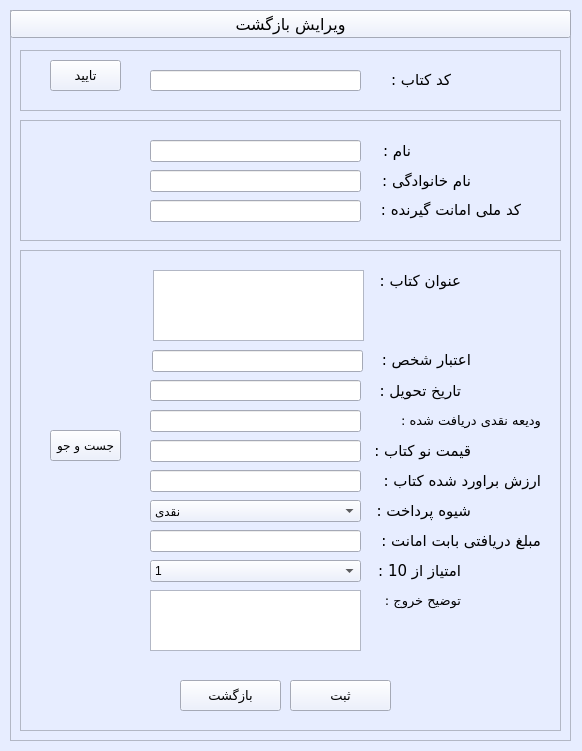
<?xml version="1.0" encoding="UTF-8"?>
<ui version="4.0">
 <class>editereturn</class>
 <widget class="QWidget" name="editereturn">
  <property name="geometry">
   <rect>
    <x>0</x>
    <y>0</y>
    <width>582</width>
    <height>751</height>
   </rect>
  </property>
  <property name="maximumSize">
   <size>
    <width>582</width>
    <height>751</height>
   </size>
  </property>
  <property name="palette">
   <palette>
    <active>
     <colorrole role="WindowText">
      <brush brushstyle="SolidPattern">
       <color alpha="255">
        <red>0</red>
        <green>0</green>
        <blue>0</blue>
       </color>
      </brush>
     </colorrole>
     <colorrole role="Button">
      <brush brushstyle="SolidPattern">
       <color alpha="255">
        <red>231</red>
        <green>237</green>
        <blue>255</blue>
       </color>
      </brush>
     </colorrole>
     <colorrole role="Light">
      <brush brushstyle="SolidPattern">
       <color alpha="255">
        <red>255</red>
        <green>255</green>
        <blue>255</blue>
       </color>
      </brush>
     </colorrole>
     <colorrole role="Midlight">
      <brush brushstyle="SolidPattern">
       <color alpha="255">
        <red>243</red>
        <green>246</green>
        <blue>255</blue>
       </color>
      </brush>
     </colorrole>
     <colorrole role="Dark">
      <brush brushstyle="SolidPattern">
       <color alpha="255">
        <red>115</red>
        <green>118</green>
        <blue>127</blue>
       </color>
      </brush>
     </colorrole>
     <colorrole role="Mid">
      <brush brushstyle="SolidPattern">
       <color alpha="255">
        <red>154</red>
        <green>158</green>
        <blue>170</blue>
       </color>
      </brush>
     </colorrole>
     <colorrole role="Text">
      <brush brushstyle="SolidPattern">
       <color alpha="255">
        <red>0</red>
        <green>0</green>
        <blue>0</blue>
       </color>
      </brush>
     </colorrole>
     <colorrole role="BrightText">
      <brush brushstyle="SolidPattern">
       <color alpha="255">
        <red>255</red>
        <green>255</green>
        <blue>255</blue>
       </color>
      </brush>
     </colorrole>
     <colorrole role="ButtonText">
      <brush brushstyle="SolidPattern">
       <color alpha="255">
        <red>0</red>
        <green>0</green>
        <blue>0</blue>
       </color>
      </brush>
     </colorrole>
     <colorrole role="Base">
      <brush brushstyle="SolidPattern">
       <color alpha="255">
        <red>255</red>
        <green>255</green>
        <blue>255</blue>
       </color>
      </brush>
     </colorrole>
     <colorrole role="Window">
      <brush brushstyle="SolidPattern">
       <color alpha="255">
        <red>231</red>
        <green>237</green>
        <blue>255</blue>
       </color>
      </brush>
     </colorrole>
     <colorrole role="Shadow">
      <brush brushstyle="SolidPattern">
       <color alpha="255">
        <red>0</red>
        <green>0</green>
        <blue>0</blue>
       </color>
      </brush>
     </colorrole>
     <colorrole role="AlternateBase">
      <brush brushstyle="SolidPattern">
       <color alpha="255">
        <red>243</red>
        <green>246</green>
        <blue>255</blue>
       </color>
      </brush>
     </colorrole>
     <colorrole role="ToolTipBase">
      <brush brushstyle="SolidPattern">
       <color alpha="255">
        <red>255</red>
        <green>255</green>
        <blue>220</blue>
       </color>
      </brush>
     </colorrole>
     <colorrole role="ToolTipText">
      <brush brushstyle="SolidPattern">
       <color alpha="255">
        <red>0</red>
        <green>0</green>
        <blue>0</blue>
       </color>
      </brush>
     </colorrole>
    </active>
    <inactive>
     <colorrole role="WindowText">
      <brush brushstyle="SolidPattern">
       <color alpha="255">
        <red>0</red>
        <green>0</green>
        <blue>0</blue>
       </color>
      </brush>
     </colorrole>
     <colorrole role="Button">
      <brush brushstyle="SolidPattern">
       <color alpha="255">
        <red>231</red>
        <green>237</green>
        <blue>255</blue>
       </color>
      </brush>
     </colorrole>
     <colorrole role="Light">
      <brush brushstyle="SolidPattern">
       <color alpha="255">
        <red>255</red>
        <green>255</green>
        <blue>255</blue>
       </color>
      </brush>
     </colorrole>
     <colorrole role="Midlight">
      <brush brushstyle="SolidPattern">
       <color alpha="255">
        <red>243</red>
        <green>246</green>
        <blue>255</blue>
       </color>
      </brush>
     </colorrole>
     <colorrole role="Dark">
      <brush brushstyle="SolidPattern">
       <color alpha="255">
        <red>115</red>
        <green>118</green>
        <blue>127</blue>
       </color>
      </brush>
     </colorrole>
     <colorrole role="Mid">
      <brush brushstyle="SolidPattern">
       <color alpha="255">
        <red>154</red>
        <green>158</green>
        <blue>170</blue>
       </color>
      </brush>
     </colorrole>
     <colorrole role="Text">
      <brush brushstyle="SolidPattern">
       <color alpha="255">
        <red>0</red>
        <green>0</green>
        <blue>0</blue>
       </color>
      </brush>
     </colorrole>
     <colorrole role="BrightText">
      <brush brushstyle="SolidPattern">
       <color alpha="255">
        <red>255</red>
        <green>255</green>
        <blue>255</blue>
       </color>
      </brush>
     </colorrole>
     <colorrole role="ButtonText">
      <brush brushstyle="SolidPattern">
       <color alpha="255">
        <red>0</red>
        <green>0</green>
        <blue>0</blue>
       </color>
      </brush>
     </colorrole>
     <colorrole role="Base">
      <brush brushstyle="SolidPattern">
       <color alpha="255">
        <red>255</red>
        <green>255</green>
        <blue>255</blue>
       </color>
      </brush>
     </colorrole>
     <colorrole role="Window">
      <brush brushstyle="SolidPattern">
       <color alpha="255">
        <red>231</red>
        <green>237</green>
        <blue>255</blue>
       </color>
      </brush>
     </colorrole>
     <colorrole role="Shadow">
      <brush brushstyle="SolidPattern">
       <color alpha="255">
        <red>0</red>
        <green>0</green>
        <blue>0</blue>
       </color>
      </brush>
     </colorrole>
     <colorrole role="AlternateBase">
      <brush brushstyle="SolidPattern">
       <color alpha="255">
        <red>243</red>
        <green>246</green>
        <blue>255</blue>
       </color>
      </brush>
     </colorrole>
     <colorrole role="ToolTipBase">
      <brush brushstyle="SolidPattern">
       <color alpha="255">
        <red>255</red>
        <green>255</green>
        <blue>220</blue>
       </color>
      </brush>
     </colorrole>
     <colorrole role="ToolTipText">
      <brush brushstyle="SolidPattern">
       <color alpha="255">
        <red>0</red>
        <green>0</green>
        <blue>0</blue>
       </color>
      </brush>
     </colorrole>
    </inactive>
    <disabled>
     <colorrole role="WindowText">
      <brush brushstyle="SolidPattern">
       <color alpha="255">
        <red>115</red>
        <green>118</green>
        <blue>127</blue>
       </color>
      </brush>
     </colorrole>
     <colorrole role="Button">
      <brush brushstyle="SolidPattern">
       <color alpha="255">
        <red>231</red>
        <green>237</green>
        <blue>255</blue>
       </color>
      </brush>
     </colorrole>
     <colorrole role="Light">
      <brush brushstyle="SolidPattern">
       <color alpha="255">
        <red>255</red>
        <green>255</green>
        <blue>255</blue>
       </color>
      </brush>
     </colorrole>
     <colorrole role="Midlight">
      <brush brushstyle="SolidPattern">
       <color alpha="255">
        <red>243</red>
        <green>246</green>
        <blue>255</blue>
       </color>
      </brush>
     </colorrole>
     <colorrole role="Dark">
      <brush brushstyle="SolidPattern">
       <color alpha="255">
        <red>115</red>
        <green>118</green>
        <blue>127</blue>
       </color>
      </brush>
     </colorrole>
     <colorrole role="Mid">
      <brush brushstyle="SolidPattern">
       <color alpha="255">
        <red>154</red>
        <green>158</green>
        <blue>170</blue>
       </color>
      </brush>
     </colorrole>
     <colorrole role="Text">
      <brush brushstyle="SolidPattern">
       <color alpha="255">
        <red>115</red>
        <green>118</green>
        <blue>127</blue>
       </color>
      </brush>
     </colorrole>
     <colorrole role="BrightText">
      <brush brushstyle="SolidPattern">
       <color alpha="255">
        <red>255</red>
        <green>255</green>
        <blue>255</blue>
       </color>
      </brush>
     </colorrole>
     <colorrole role="ButtonText">
      <brush brushstyle="SolidPattern">
       <color alpha="255">
        <red>115</red>
        <green>118</green>
        <blue>127</blue>
       </color>
      </brush>
     </colorrole>
     <colorrole role="Base">
      <brush brushstyle="SolidPattern">
       <color alpha="255">
        <red>231</red>
        <green>237</green>
        <blue>255</blue>
       </color>
      </brush>
     </colorrole>
     <colorrole role="Window">
      <brush brushstyle="SolidPattern">
       <color alpha="255">
        <red>231</red>
        <green>237</green>
        <blue>255</blue>
       </color>
      </brush>
     </colorrole>
     <colorrole role="Shadow">
      <brush brushstyle="SolidPattern">
       <color alpha="255">
        <red>0</red>
        <green>0</green>
        <blue>0</blue>
       </color>
      </brush>
     </colorrole>
     <colorrole role="AlternateBase">
      <brush brushstyle="SolidPattern">
       <color alpha="255">
        <red>231</red>
        <green>237</green>
        <blue>255</blue>
       </color>
      </brush>
     </colorrole>
     <colorrole role="ToolTipBase">
      <brush brushstyle="SolidPattern">
       <color alpha="255">
        <red>255</red>
        <green>255</green>
        <blue>220</blue>
       </color>
      </brush>
     </colorrole>
     <colorrole role="ToolTipText">
      <brush brushstyle="SolidPattern">
       <color alpha="255">
        <red>0</red>
        <green>0</green>
        <blue>0</blue>
       </color>
      </brush>
     </colorrole>
    </disabled>
   </palette>
  </property>
  <property name="windowTitle">
   <string>ویرایش بازگشت</string>
  </property>
  <widget class="QFrame" name="main_frame">
   <property name="geometry">
    <rect>
     <x>10</x>
     <y>10</y>
     <width>561</width>
     <height>731</height>
    </rect>
   </property>
   <property name="palette">
    <palette>
     <active>
      <colorrole role="WindowText">
       <brush brushstyle="SolidPattern">
        <color alpha="255">
         <red>0</red>
         <green>0</green>
         <blue>0</blue>
        </color>
       </brush>
      </colorrole>
      <colorrole role="Button">
       <brush brushstyle="SolidPattern">
        <color alpha="255">
         <red>231</red>
         <green>237</green>
         <blue>255</blue>
        </color>
       </brush>
      </colorrole>
      <colorrole role="Light">
       <brush brushstyle="SolidPattern">
        <color alpha="255">
         <red>255</red>
         <green>255</green>
         <blue>255</blue>
        </color>
       </brush>
      </colorrole>
      <colorrole role="Midlight">
       <brush brushstyle="SolidPattern">
        <color alpha="255">
         <red>243</red>
         <green>246</green>
         <blue>255</blue>
        </color>
       </brush>
      </colorrole>
      <colorrole role="Dark">
       <brush brushstyle="SolidPattern">
        <color alpha="255">
         <red>115</red>
         <green>118</green>
         <blue>127</blue>
        </color>
       </brush>
      </colorrole>
      <colorrole role="Mid">
       <brush brushstyle="SolidPattern">
        <color alpha="255">
         <red>154</red>
         <green>158</green>
         <blue>170</blue>
        </color>
       </brush>
      </colorrole>
      <colorrole role="Text">
       <brush brushstyle="SolidPattern">
        <color alpha="255">
         <red>0</red>
         <green>0</green>
         <blue>0</blue>
        </color>
       </brush>
      </colorrole>
      <colorrole role="BrightText">
       <brush brushstyle="SolidPattern">
        <color alpha="255">
         <red>255</red>
         <green>255</green>
         <blue>255</blue>
        </color>
       </brush>
      </colorrole>
      <colorrole role="ButtonText">
       <brush brushstyle="SolidPattern">
        <color alpha="255">
         <red>0</red>
         <green>0</green>
         <blue>0</blue>
        </color>
       </brush>
      </colorrole>
      <colorrole role="Base">
       <brush brushstyle="SolidPattern">
        <color alpha="255">
         <red>255</red>
         <green>255</green>
         <blue>255</blue>
        </color>
       </brush>
      </colorrole>
      <colorrole role="Window">
       <brush brushstyle="SolidPattern">
        <color alpha="255">
         <red>231</red>
         <green>237</green>
         <blue>255</blue>
        </color>
       </brush>
      </colorrole>
      <colorrole role="Shadow">
       <brush brushstyle="SolidPattern">
        <color alpha="255">
         <red>0</red>
         <green>0</green>
         <blue>0</blue>
        </color>
       </brush>
      </colorrole>
      <colorrole role="AlternateBase">
       <brush brushstyle="SolidPattern">
        <color alpha="255">
         <red>243</red>
         <green>246</green>
         <blue>255</blue>
        </color>
       </brush>
      </colorrole>
      <colorrole role="ToolTipBase">
       <brush brushstyle="SolidPattern">
        <color alpha="255">
         <red>255</red>
         <green>255</green>
         <blue>220</blue>
        </color>
       </brush>
      </colorrole>
      <colorrole role="ToolTipText">
       <brush brushstyle="SolidPattern">
        <color alpha="255">
         <red>0</red>
         <green>0</green>
         <blue>0</blue>
        </color>
       </brush>
      </colorrole>
     </active>
     <inactive>
      <colorrole role="WindowText">
       <brush brushstyle="SolidPattern">
        <color alpha="255">
         <red>0</red>
         <green>0</green>
         <blue>0</blue>
        </color>
       </brush>
      </colorrole>
      <colorrole role="Button">
       <brush brushstyle="SolidPattern">
        <color alpha="255">
         <red>231</red>
         <green>237</green>
         <blue>255</blue>
        </color>
       </brush>
      </colorrole>
      <colorrole role="Light">
       <brush brushstyle="SolidPattern">
        <color alpha="255">
         <red>255</red>
         <green>255</green>
         <blue>255</blue>
        </color>
       </brush>
      </colorrole>
      <colorrole role="Midlight">
       <brush brushstyle="SolidPattern">
        <color alpha="255">
         <red>243</red>
         <green>246</green>
         <blue>255</blue>
        </color>
       </brush>
      </colorrole>
      <colorrole role="Dark">
       <brush brushstyle="SolidPattern">
        <color alpha="255">
         <red>115</red>
         <green>118</green>
         <blue>127</blue>
        </color>
       </brush>
      </colorrole>
      <colorrole role="Mid">
       <brush brushstyle="SolidPattern">
        <color alpha="255">
         <red>154</red>
         <green>158</green>
         <blue>170</blue>
        </color>
       </brush>
      </colorrole>
      <colorrole role="Text">
       <brush brushstyle="SolidPattern">
        <color alpha="255">
         <red>0</red>
         <green>0</green>
         <blue>0</blue>
        </color>
       </brush>
      </colorrole>
      <colorrole role="BrightText">
       <brush brushstyle="SolidPattern">
        <color alpha="255">
         <red>255</red>
         <green>255</green>
         <blue>255</blue>
        </color>
       </brush>
      </colorrole>
      <colorrole role="ButtonText">
       <brush brushstyle="SolidPattern">
        <color alpha="255">
         <red>0</red>
         <green>0</green>
         <blue>0</blue>
        </color>
       </brush>
      </colorrole>
      <colorrole role="Base">
       <brush brushstyle="SolidPattern">
        <color alpha="255">
         <red>255</red>
         <green>255</green>
         <blue>255</blue>
        </color>
       </brush>
      </colorrole>
      <colorrole role="Window">
       <brush brushstyle="SolidPattern">
        <color alpha="255">
         <red>231</red>
         <green>237</green>
         <blue>255</blue>
        </color>
       </brush>
      </colorrole>
      <colorrole role="Shadow">
       <brush brushstyle="SolidPattern">
        <color alpha="255">
         <red>0</red>
         <green>0</green>
         <blue>0</blue>
        </color>
       </brush>
      </colorrole>
      <colorrole role="AlternateBase">
       <brush brushstyle="SolidPattern">
        <color alpha="255">
         <red>243</red>
         <green>246</green>
         <blue>255</blue>
        </color>
       </brush>
      </colorrole>
      <colorrole role="ToolTipBase">
       <brush brushstyle="SolidPattern">
        <color alpha="255">
         <red>255</red>
         <green>255</green>
         <blue>220</blue>
        </color>
       </brush>
      </colorrole>
      <colorrole role="ToolTipText">
       <brush brushstyle="SolidPattern">
        <color alpha="255">
         <red>0</red>
         <green>0</green>
         <blue>0</blue>
        </color>
       </brush>
      </colorrole>
     </inactive>
     <disabled>
      <colorrole role="WindowText">
       <brush brushstyle="SolidPattern">
        <color alpha="255">
         <red>115</red>
         <green>118</green>
         <blue>127</blue>
        </color>
       </brush>
      </colorrole>
      <colorrole role="Button">
       <brush brushstyle="SolidPattern">
        <color alpha="255">
         <red>231</red>
         <green>237</green>
         <blue>255</blue>
        </color>
       </brush>
      </colorrole>
      <colorrole role="Light">
       <brush brushstyle="SolidPattern">
        <color alpha="255">
         <red>255</red>
         <green>255</green>
         <blue>255</blue>
        </color>
       </brush>
      </colorrole>
      <colorrole role="Midlight">
       <brush brushstyle="SolidPattern">
        <color alpha="255">
         <red>243</red>
         <green>246</green>
         <blue>255</blue>
        </color>
       </brush>
      </colorrole>
      <colorrole role="Dark">
       <brush brushstyle="SolidPattern">
        <color alpha="255">
         <red>115</red>
         <green>118</green>
         <blue>127</blue>
        </color>
       </brush>
      </colorrole>
      <colorrole role="Mid">
       <brush brushstyle="SolidPattern">
        <color alpha="255">
         <red>154</red>
         <green>158</green>
         <blue>170</blue>
        </color>
       </brush>
      </colorrole>
      <colorrole role="Text">
       <brush brushstyle="SolidPattern">
        <color alpha="255">
         <red>115</red>
         <green>118</green>
         <blue>127</blue>
        </color>
       </brush>
      </colorrole>
      <colorrole role="BrightText">
       <brush brushstyle="SolidPattern">
        <color alpha="255">
         <red>255</red>
         <green>255</green>
         <blue>255</blue>
        </color>
       </brush>
      </colorrole>
      <colorrole role="ButtonText">
       <brush brushstyle="SolidPattern">
        <color alpha="255">
         <red>115</red>
         <green>118</green>
         <blue>127</blue>
        </color>
       </brush>
      </colorrole>
      <colorrole role="Base">
       <brush brushstyle="SolidPattern">
        <color alpha="255">
         <red>231</red>
         <green>237</green>
         <blue>255</blue>
        </color>
       </brush>
      </colorrole>
      <colorrole role="Window">
       <brush brushstyle="SolidPattern">
        <color alpha="255">
         <red>231</red>
         <green>237</green>
         <blue>255</blue>
        </color>
       </brush>
      </colorrole>
      <colorrole role="Shadow">
       <brush brushstyle="SolidPattern">
        <color alpha="255">
         <red>0</red>
         <green>0</green>
         <blue>0</blue>
        </color>
       </brush>
      </colorrole>
      <colorrole role="AlternateBase">
       <brush brushstyle="SolidPattern">
        <color alpha="255">
         <red>231</red>
         <green>237</green>
         <blue>255</blue>
        </color>
       </brush>
      </colorrole>
      <colorrole role="ToolTipBase">
       <brush brushstyle="SolidPattern">
        <color alpha="255">
         <red>255</red>
         <green>255</green>
         <blue>220</blue>
        </color>
       </brush>
      </colorrole>
      <colorrole role="ToolTipText">
       <brush brushstyle="SolidPattern">
        <color alpha="255">
         <red>0</red>
         <green>0</green>
         <blue>0</blue>
        </color>
       </brush>
      </colorrole>
     </disabled>
    </palette>
   </property>
   <property name="frameShape">
    <enum>QFrame::StyledPanel</enum>
   </property>
   <property name="frameShadow">
    <enum>QFrame::Sunken</enum>
   </property>
   <widget class="QPushButton" name="returnbook_btn">
    <property name="geometry">
     <rect>
      <x>0</x>
      <y>0</y>
      <width>561</width>
      <height>28</height>
     </rect>
    </property>
    <property name="font">
     <font>
      <family>2  Yekan</family>
      <pointsize>12</pointsize>
     </font>
    </property>
    <property name="text">
     <string>ویرایش بازگشت</string>
    </property>
   </widget>
   <widget class="QFrame" name="search_frame">
    <property name="geometry">
     <rect>
      <x>10</x>
      <y>40</y>
      <width>541</width>
      <height>61</height>
     </rect>
    </property>
    <property name="frameShape">
     <enum>QFrame::StyledPanel</enum>
    </property>
    <property name="frameShadow">
     <enum>QFrame::Sunken</enum>
    </property>
    <widget class="QLineEdit" name="bcode_entry">
     <property name="geometry">
      <rect>
       <x>130</x>
       <y>20</y>
       <width>211</width>
       <height>21</height>
      </rect>
     </property>
    </widget>
    <widget class="QLabel" name="bcode_lbl">
     <property name="geometry">
      <rect>
       <x>360</x>
       <y>20</y>
       <width>71</width>
       <height>20</height>
      </rect>
     </property>
     <property name="font">
      <font>
       <family>2  Yekan</family>
       <pointsize>11</pointsize>
      </font>
     </property>
     <property name="text">
      <string>کد کتاب :</string>
     </property>
    </widget>
    <widget class="QPushButton" name="confirm_btn">
     <property name="geometry">
      <rect>
       <x>30</x>
       <y>10</y>
       <width>71</width>
       <height>31</height>
      </rect>
     </property>
     <property name="font">
      <font>
       <family>2  Yekan</family>
       <pointsize>10</pointsize>
      </font>
     </property>
     <property name="text">
      <string>تایید</string>
     </property>
    </widget>
   </widget>
   <widget class="QFrame" name="userinfo_frame">
    <property name="geometry">
     <rect>
      <x>10</x>
      <y>110</y>
      <width>541</width>
      <height>121</height>
     </rect>
    </property>
    <property name="frameShape">
     <enum>QFrame::StyledPanel</enum>
    </property>
    <property name="frameShadow">
     <enum>QFrame::Sunken</enum>
    </property>
    <widget class="QLineEdit" name="name_entry">
     <property name="geometry">
      <rect>
       <x>130</x>
       <y>20</y>
       <width>211</width>
       <height>22</height>
      </rect>
     </property>
    </widget>
    <widget class="QLineEdit" name="family_entry">
     <property name="geometry">
      <rect>
       <x>130</x>
       <y>50</y>
       <width>211</width>
       <height>22</height>
      </rect>
     </property>
    </widget>
    <widget class="QLineEdit" name="mellicode_entry">
     <property name="geometry">
      <rect>
       <x>130</x>
       <y>80</y>
       <width>211</width>
       <height>22</height>
      </rect>
     </property>
    </widget>
    <widget class="QLabel" name="name_lbl">
     <property name="geometry">
      <rect>
       <x>350</x>
       <y>20</y>
       <width>41</width>
       <height>21</height>
      </rect>
     </property>
     <property name="font">
      <font>
       <family>2  Yekan</family>
       <pointsize>11</pointsize>
      </font>
     </property>
     <property name="text">
      <string>نام :</string>
     </property>
    </widget>
    <widget class="QLabel" name="family_lbl">
     <property name="geometry">
      <rect>
       <x>350</x>
       <y>50</y>
       <width>101</width>
       <height>21</height>
      </rect>
     </property>
     <property name="font">
      <font>
       <family>2  Yekan</family>
       <pointsize>11</pointsize>
      </font>
     </property>
     <property name="text">
      <string>نام خانوادگی :</string>
     </property>
    </widget>
    <widget class="QLabel" name="mellicode_lbl">
     <property name="geometry">
      <rect>
       <x>350</x>
       <y>80</y>
       <width>151</width>
       <height>20</height>
      </rect>
     </property>
     <property name="font">
      <font>
       <family>2  Yekan</family>
       <pointsize>11</pointsize>
      </font>
     </property>
     <property name="text">
      <string>کد ملی امانت گیرنده :</string>
     </property>
    </widget>
   </widget>
   <widget class="QFrame" name="bookinfo_frame">
    <property name="geometry">
     <rect>
      <x>10</x>
      <y>240</y>
      <width>541</width>
      <height>481</height>
     </rect>
    </property>
    <property name="frameShape">
     <enum>QFrame::StyledPanel</enum>
    </property>
    <property name="frameShadow">
     <enum>QFrame::Sunken</enum>
    </property>
    <widget class="QLineEdit" name="cash_entry">
     <property name="geometry">
      <rect>
       <x>130</x>
       <y>160</y>
       <width>211</width>
       <height>22</height>
      </rect>
     </property>
     <property name="text">
      <string/>
     </property>
    </widget>
    <widget class="QLabel" name="credit_lbl">
     <property name="geometry">
      <rect>
       <x>350</x>
       <y>100</y>
       <width>101</width>
       <height>20</height>
      </rect>
     </property>
     <property name="font">
      <font>
       <family>2  Yekan</family>
       <pointsize>11</pointsize>
      </font>
     </property>
     <property name="text">
      <string>اعتبار شخص :</string>
     </property>
    </widget>
    <widget class="QLabel" name="bookname_lbl">
     <property name="geometry">
      <rect>
       <x>350</x>
       <y>20</y>
       <width>91</width>
       <height>21</height>
      </rect>
     </property>
     <property name="font">
      <font>
       <family>2  Yekan</family>
       <pointsize>11</pointsize>
      </font>
     </property>
     <property name="text">
      <string>عنوان کتاب :</string>
     </property>
    </widget>
    <widget class="QLabel" name="indate_lbl">
     <property name="geometry">
      <rect>
       <x>350</x>
       <y>120</y>
       <width>91</width>
       <height>41</height>
      </rect>
     </property>
     <property name="font">
      <font>
       <family>2  Yekan</family>
       <pointsize>11</pointsize>
      </font>
     </property>
     <property name="text">
      <string>تاریخ تحویل :</string>
     </property>
    </widget>
    <widget class="QLineEdit" name="indate_entry">
     <property name="geometry">
      <rect>
       <x>130</x>
       <y>130</y>
       <width>211</width>
       <height>21</height>
      </rect>
     </property>
    </widget>
    <widget class="QLabel" name="totalamount_lbl">
     <property name="geometry">
      <rect>
       <x>340</x>
       <y>270</y>
       <width>181</width>
       <height>41</height>
      </rect>
     </property>
     <property name="font">
      <font>
       <family>2  Yekan</family>
       <pointsize>11</pointsize>
      </font>
     </property>
     <property name="text">
      <string>مبلغ دریافتی بابت امانت :</string>
     </property>
    </widget>
    <widget class="QLabel" name="price_lbl">
     <property name="geometry">
      <rect>
       <x>340</x>
       <y>190</y>
       <width>111</width>
       <height>21</height>
      </rect>
     </property>
     <property name="font">
      <font>
       <family>2  Yekan</family>
       <pointsize>11</pointsize>
      </font>
     </property>
     <property name="text">
      <string>قیمت نو کتاب :</string>
     </property>
    </widget>
    <widget class="QLabel" name="value_lbl">
     <property name="geometry">
      <rect>
       <x>340</x>
       <y>220</y>
       <width>181</width>
       <height>21</height>
      </rect>
     </property>
     <property name="font">
      <font>
       <family>2  Yekan</family>
       <pointsize>11</pointsize>
      </font>
     </property>
     <property name="text">
      <string>ارزش براورد شده کتاب :</string>
     </property>
    </widget>
    <widget class="QLabel" name="payexplane_lbl">
     <property name="geometry">
      <rect>
       <x>350</x>
       <y>250</y>
       <width>101</width>
       <height>21</height>
      </rect>
     </property>
     <property name="font">
      <font>
       <family>2  Yekan</family>
       <pointsize>11</pointsize>
      </font>
     </property>
     <property name="text">
      <string>شیوه پرداخت :</string>
     </property>
    </widget>
    <widget class="QLabel" name="rate_lbl">
     <property name="geometry">
      <rect>
       <x>350</x>
       <y>300</y>
       <width>91</width>
       <height>41</height>
      </rect>
     </property>
     <property name="font">
      <font>
       <family>2  Yekan</family>
       <pointsize>11</pointsize>
      </font>
     </property>
     <property name="text">
      <string>امتیاز از 10 :</string>
     </property>
    </widget>
    <widget class="QLabel" name="outexplane_lbl">
     <property name="geometry">
      <rect>
       <x>350</x>
       <y>330</y>
       <width>91</width>
       <height>41</height>
      </rect>
     </property>
     <property name="font">
      <font>
       <family>2  Yekan</family>
       <pointsize>10</pointsize>
      </font>
     </property>
     <property name="text">
      <string>توضیح خروج :</string>
     </property>
    </widget>
    <widget class="QPushButton" name="save_btn">
     <property name="geometry">
      <rect>
       <x>270</x>
       <y>430</y>
       <width>101</width>
       <height>31</height>
      </rect>
     </property>
     <property name="font">
      <font>
       <family>2  Yekan</family>
       <pointsize>10</pointsize>
      </font>
     </property>
     <property name="text">
      <string>ثبت</string>
     </property>
    </widget>
    <widget class="QPushButton" name="return_btn">
     <property name="geometry">
      <rect>
       <x>160</x>
       <y>430</y>
       <width>101</width>
       <height>31</height>
      </rect>
     </property>
     <property name="font">
      <font>
       <family>2  Yekan</family>
       <pointsize>10</pointsize>
      </font>
     </property>
     <property name="text">
      <string>بازگشت</string>
     </property>
    </widget>
    <widget class="QLineEdit" name="totalamount_entry">
     <property name="geometry">
      <rect>
       <x>130</x>
       <y>280</y>
       <width>211</width>
       <height>22</height>
      </rect>
     </property>
    </widget>
    <widget class="QLineEdit" name="price_entry">
     <property name="geometry">
      <rect>
       <x>130</x>
       <y>190</y>
       <width>211</width>
       <height>22</height>
      </rect>
     </property>
    </widget>
    <widget class="QLineEdit" name="value_entry">
     <property name="geometry">
      <rect>
       <x>130</x>
       <y>220</y>
       <width>211</width>
       <height>22</height>
      </rect>
     </property>
    </widget>
    <widget class="QTextEdit" name="outexplane_textedite">
     <property name="geometry">
      <rect>
       <x>130</x>
       <y>340</y>
       <width>211</width>
       <height>61</height>
      </rect>
     </property>
     <property name="html">
      <string>&lt;!DOCTYPE HTML PUBLIC &quot;-//W3C//DTD HTML 4.0//EN&quot; &quot;http://www.w3.org/TR/REC-html40/strict.dtd&quot;&gt;
&lt;html&gt;&lt;head&gt;&lt;meta name=&quot;qrichtext&quot; content=&quot;1&quot; /&gt;&lt;style type=&quot;text/css&quot;&gt;
p, li { white-space: pre-wrap; }
&lt;/style&gt;&lt;/head&gt;&lt;body style=&quot; font-family:'MS Shell Dlg 2'; font-size:7.8pt; font-weight:400; font-style:normal;&quot;&gt;
&lt;p style=&quot;-qt-paragraph-type:empty; margin-top:0px; margin-bottom:0px; margin-left:0px; margin-right:0px; -qt-block-indent:0; text-indent:0px;&quot;&gt;&lt;br /&gt;&lt;/p&gt;&lt;/body&gt;&lt;/html&gt;</string>
     </property>
    </widget>
    <widget class="QComboBox" name="payexplane_comboBox">
     <property name="geometry">
      <rect>
       <x>130</x>
       <y>250</y>
       <width>211</width>
       <height>22</height>
      </rect>
     </property>
     <item>
      <property name="text">
       <string>نقدی</string>
      </property>
     </item>
     <item>
      <property name="text">
       <string>اعتباری</string>
      </property>
     </item>
     <item>
      <property name="text">
       <string>نقدی_اعتباری</string>
      </property>
     </item>
    </widget>
    <widget class="QTextEdit" name="bookname_textedite">
     <property name="geometry">
      <rect>
       <x>133</x>
       <y>20</y>
       <width>211</width>
       <height>71</height>
      </rect>
     </property>
    </widget>
    <widget class="QComboBox" name="rate_comboBox">
     <property name="geometry">
      <rect>
       <x>130</x>
       <y>310</y>
       <width>211</width>
       <height>22</height>
      </rect>
     </property>
     <item>
      <property name="text">
       <string>1</string>
      </property>
     </item>
     <item>
      <property name="text">
       <string>2</string>
      </property>
     </item>
     <item>
      <property name="text">
       <string>3</string>
      </property>
     </item>
     <item>
      <property name="text">
       <string>4</string>
      </property>
     </item>
     <item>
      <property name="text">
       <string>5</string>
      </property>
     </item>
     <item>
      <property name="text">
       <string>6</string>
      </property>
     </item>
     <item>
      <property name="text">
       <string>7</string>
      </property>
     </item>
     <item>
      <property name="text">
       <string>8</string>
      </property>
     </item>
     <item>
      <property name="text">
       <string>9</string>
      </property>
     </item>
     <item>
      <property name="text">
       <string>10</string>
      </property>
     </item>
    </widget>
    <widget class="QLineEdit" name="credit_entry">
     <property name="geometry">
      <rect>
       <x>132</x>
       <y>100</y>
       <width>211</width>
       <height>22</height>
      </rect>
     </property>
    </widget>
    <widget class="QLabel" name="cash_lbl">
     <property name="geometry">
      <rect>
       <x>350</x>
       <y>150</y>
       <width>171</width>
       <height>41</height>
      </rect>
     </property>
     <property name="font">
      <font>
       <family>2  Yekan</family>
       <pointsize>10</pointsize>
      </font>
     </property>
     <property name="text">
      <string>ودیعه نقدی دریافت شده :</string>
     </property>
    </widget>
    <widget class="QPushButton" name="search_btn">
     <property name="geometry">
      <rect>
       <x>30</x>
       <y>180</y>
       <width>71</width>
       <height>31</height>
      </rect>
     </property>
     <property name="font">
      <font>
       <family>2  Yekan</family>
       <pointsize>9</pointsize>
      </font>
     </property>
     <property name="text">
      <string>جست و جو</string>
     </property>
    </widget>
   </widget>
  </widget>
 </widget>
 <resources/>
 <connections/>
</ui>
